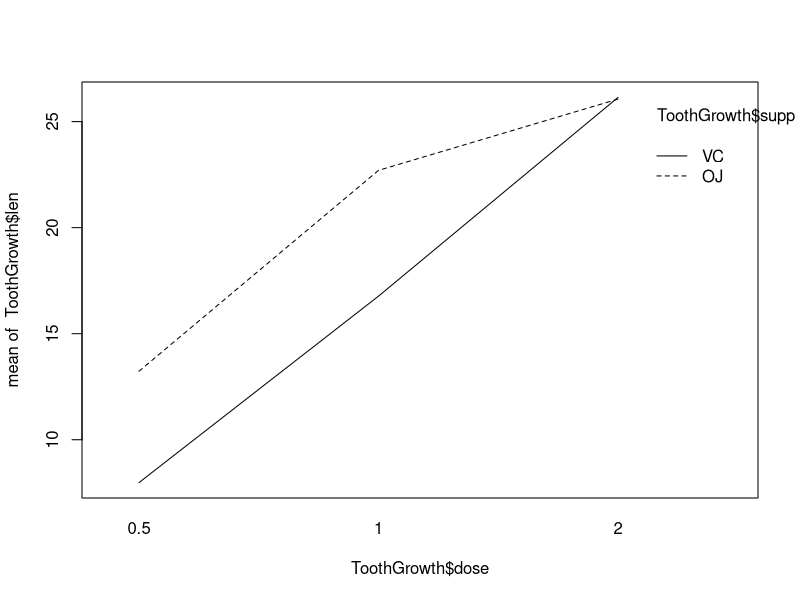
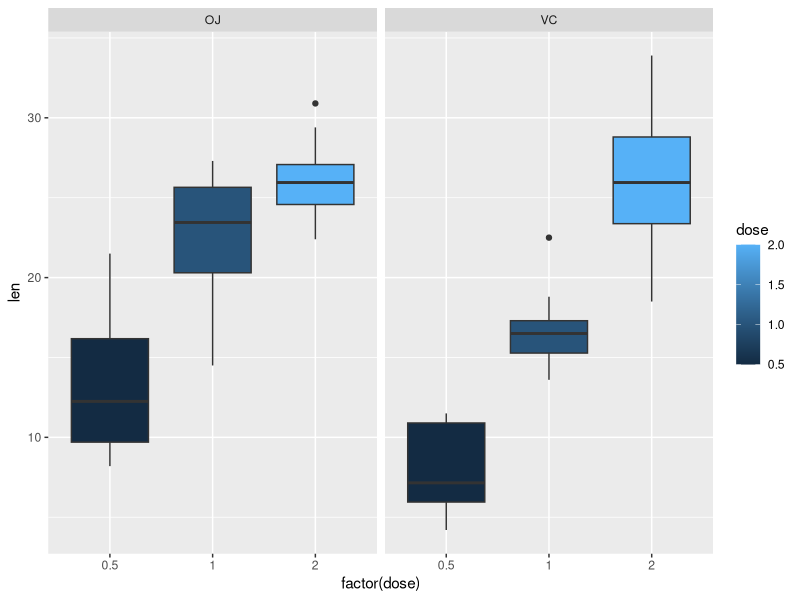

Reproduce these figures in R, in order.
library(dplyr)
library(ggplot2)
data(ToothGrowth)

str(ToothGrowth)
head(ToothGrowth)
nrow(ToothGrowth)

summary(ToothGrowth)
sum(is.na(ToothGrowth))
table(ToothGrowth$supp,ToothGrowth$dose)

interaction.plot(ToothGrowth$dose, ToothGrowth$supp, ToothGrowth$len)

table(ToothGrowth$supp,ToothGrowth$dose)

q <- ggplot(ToothGrowth,aes(factor(dose),len)) +
      geom_boxplot(aes(fill=dose)) + facet_grid(.~supp)
print(q)

stats_df <-ToothGrowth %>%
      group_by(supp,dose) %>%
      summarise(mean_Len = mean(len), stddev_Len = sd(len), n = n()) %>%
      mutate(lwr_limit = mean_Len - 2 * stddev_Len/sqrt(n)) %>%
      mutate(upr_limit = mean_Len + 2 * stddev_Len/sqrt(n))